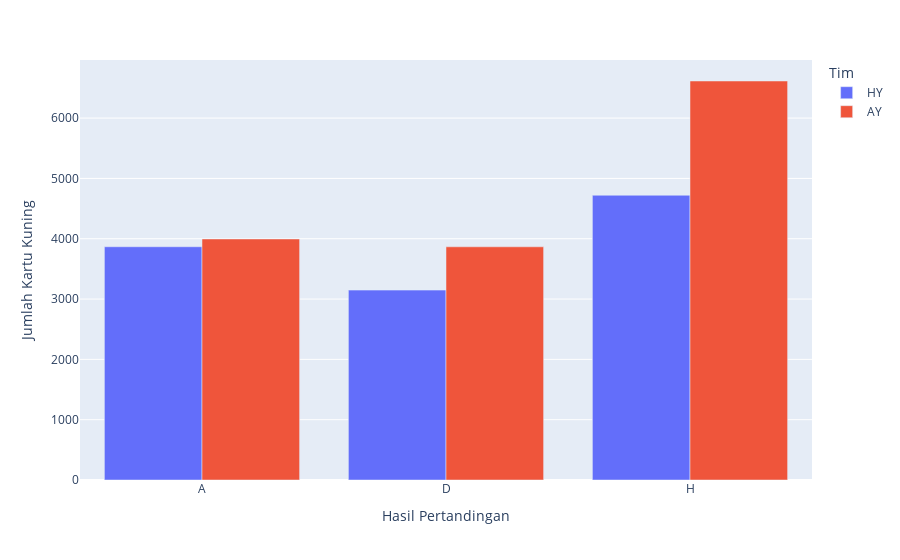

This figure's notebook cell:
### Markdown cell above
## Bagaimana Distribusi kartu kuning Berdasasrkan Hasil Pertandingan?

### Code cell
# Menghitung jumlah kartu kuning dan kartu merah berdasarkan hasil pertandingan
totalCard = df1.groupby('FTR').sum().reset_index()

# Membuat plot untuk kartu kuning
fig_yellow = px.bar(totalCard, x='FTR', y=['HY', 'AY'], barmode='group', 
                    labels={'FTR': 'Hasil Pertandingan', 'value': 'Jumlah Kartu Kuning', 'variable': 'Tim'})

# Menampilkan plot
fig_yellow.show()

### Figure 1 — Plotly figure (JSON) as saved in the notebook; plotly's stock layout.template omitted (floating-point values rounded to 4 significant figures)
{"data": [{"alignmentgroup": "True", "hovertemplate": "Tim=HY<br>Hasil Pertandingan=%{x}<br>Jumlah Kartu Kuning=%{y}<extra></extra>", "legendgroup": "HY", "marker": {"color": "#636efa", "pattern": {"shape": ""}}, "name": "HY", "offsetgroup": "HY", "orientation": "v", "showlegend": true, "textposition": "auto", "type": "bar", "x": ["A", "D", "H"], "xaxis": "x", "y": [3867, 3148, 4721], "yaxis": "y"}, {"alignmentgroup": "True", "hovertemplate": "Tim=AY<br>Hasil Pertandingan=%{x}<br>Jumlah Kartu Kuning=%{y}<extra></extra>", "legendgroup": "AY", "marker": {"color": "#EF553B", "pattern": {"shape": ""}}, "name": "AY", "offsetgroup": "AY", "orientation": "v", "showlegend": true, "textposition": "auto", "type": "bar", "x": ["A", "D", "H"], "xaxis": "x", "y": [3996, 3866, 6615], "yaxis": "y"}], "layout": {"barmode": "group", "legend": {"title": {"text": "Tim"}, "tracegroupgap": 0}, "margin": {"t": 60}, "xaxis": {"anchor": "y", "domain": [0, 1], "title": {"text": "Hasil Pertandingan"}}, "yaxis": {"anchor": "x", "domain": [0, 1], "title": {"text": "Jumlah Kartu Kuning"}}}}
